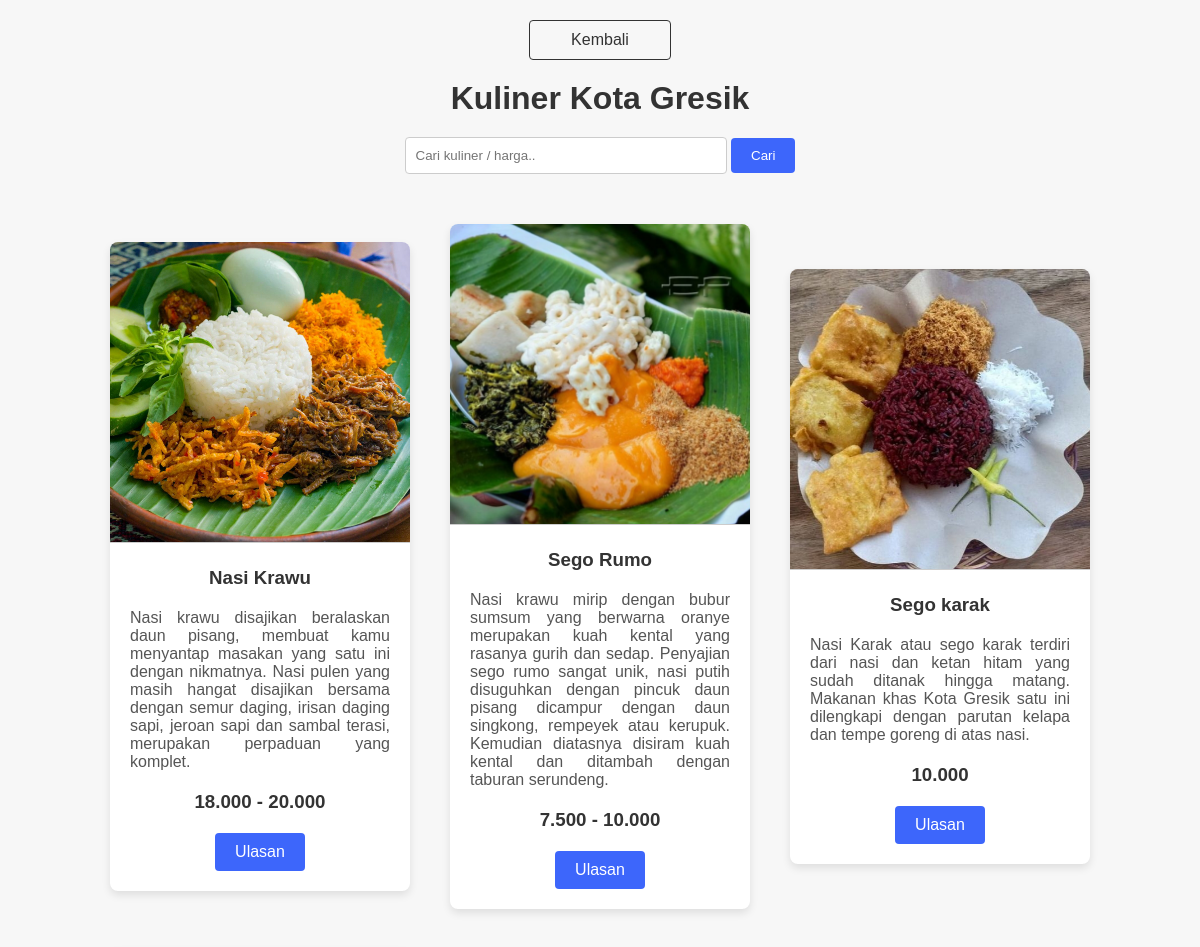
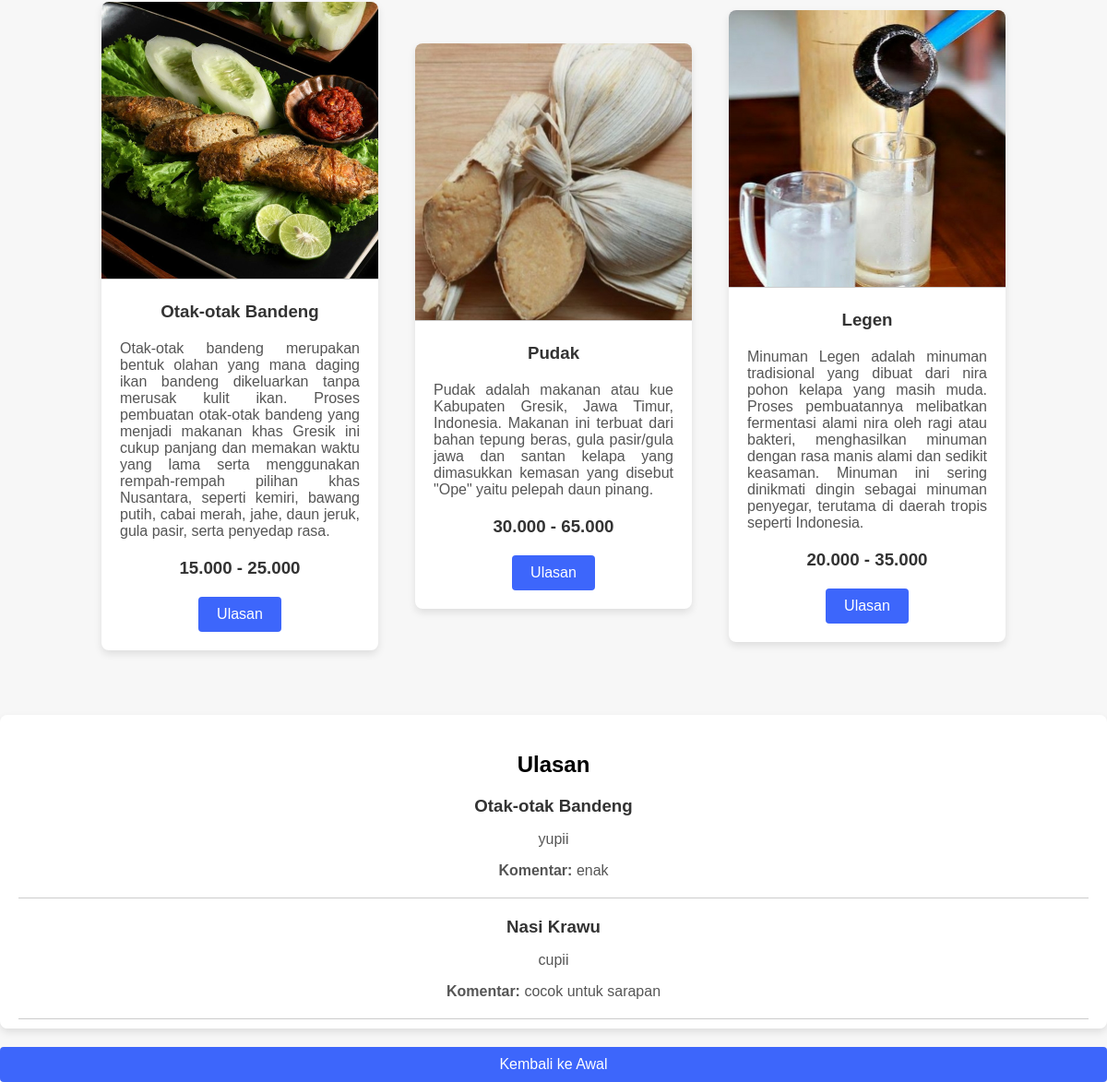
Page /kuliner.php on the committed database (2 pictures, top to bottom).
### tables this page shows
CREATE TABLE `kuliner` (
  `idkuliner` int(11) NOT NULL,
  `nama_kuliner` varchar(100) NOT NULL,
  `deskripsi_kuliner` varchar(1000) NOT NULL,
  `harga` varchar(100) NOT NULL,
  `foto_kuliner` varchar(300) NOT NULL
);

CREATE TABLE `ulasan_kuliner` (
  `idulasan` int(11) NOT NULL,
  `iduser` int(11) DEFAULT NULL,
  `idkulin` int(11) DEFAULT NULL,
  `komentar` varchar(300) DEFAULT NULL
);

CREATE TABLE `user` (
  `id` int(11) NOT NULL,
  `name` varchar(100) DEFAULT NULL,
  `username` varchar(100) DEFAULT NULL,
  `password` varchar(100) DEFAULT NULL,
  `email` varchar(100) DEFAULT NULL,
  `role` varchar(100) DEFAULT NULL
);

### kuliner.php (the view, shortened to what this page needs)
<?php
include 'koneksi.php';
$query_ulasan = "SELECT ulasan_kuliner.idulasan, kuliner.nama_kuliner, user.username, ulasan_kuliner.komentar FROM ulasan_kuliner INNER JOIN kuliner ON ulasan_kuliner.idkulin = kuliner.idkuliner INNER JOIN user ON ulasan_kuliner.iduser = user.id";
$result_ulasan = mysqli_query($mysqli, $query_ulasan);
?>
<!DOCTYPE html>
<html>
    <head>
    </head>
    <body>
        <a href="halamanuser.php" class="back-button">Kembali</a>
        <h1>Kuliner Kota Gresik</h1>
         <div class="search-container">
        <form action="" method="POST">
            <input type="text" placeholder="Cari kuliner / harga.." name="keyword">
            <button type="submit" name="cari">Cari</button>
        </form>
        <div class="row">
        <?php
        include 'koneksi.php';
        if(isset($_POST['cari'])) {
            $keyword = $_POST['keyword'];
            $query = "SELECT * FROM kuliner WHERE nama_kuliner LIKE '%$keyword%' OR harga LIKE '%$keyword%'";
            $result = mysqli_query($mysqli, $query) or die(mysqli_error($mysqli));
        } else {
            $result = mysqli_query($mysqli, "SELECT * FROM kuliner") or die (mysqli_error($mysqli));
        }
        while($data = mysqli_fetch_array($result)){
            ?>
                    <div class="box">
                        <img src="<?php echo $data['foto_kuliner'] ?>">
                        <h3><?php echo $data['nama_kuliner']; ?></h3>
                        <p><?php echo $data['deskripsi_kuliner']; ?></p>
                        <h3><?php echo $data['harga']; ?></h3>
                        <div class="button">
                        <a href="formulasan.php?id=<?php echo $data['idkuliner']; ?>" class="butn">Ulasan</a>
                     </div>
                    </div>
                <?php } ?>
        </div>
        <div class="ulasan-container">
        <h2>Ulasan</h2>
        <?php
        while ($row_ulasan = mysqli_fetch_assoc($result_ulasan)) {
            ?>
            <div class="ulasan">
                <h3><?php echo $row_ulasan['nama_kuliner']; ?></h3>
                <p><?php echo $row_ulasan['username']; ?></p>
                <p><strong>Komentar:</strong> <?php echo $row_ulasan['komentar']; ?></p>
            </div>
            <?php
        }
        ?>
    </div>
    </div>
    <div style="text-align: center; margin-top: 20px;">
        <a href="kuliner.php" class="btn">Kembali ke Awal</a>
    </div>
    </body>
</html>

### kuliner.php (style rules this page uses)
body { font-family: Arial, sans-serif; margin: 0; padding: 0; background-color: #f7f7f7; }
.back-button { display: block; width: 100px; margin: 20px auto; padding: 10px 20px; text-align: center; text-decoration: none; color: #333; border: 1px solid #333; border-radius: 4px; transition: 0.3s, color 0.3s; }
h1 { text-align: center; margin: 20px 0; color: #333; }
.search-container { text-align: center; margin-bottom: 20px; }
.search-container input[type=text] { padding: 10px; width: 300px; border-radius: 4px; border: 1px solid #ccc; }
.search-container button { padding: 10px 20px; background-color: #3d66fb; color: white; border: none; border-radius: 4px; cursor: pointer; transition: 0.3s; }
.row { display: flex; justify-content: center; align-items: center; flex-wrap: wrap; margin-top: 30px; }
.box { width: 300px; margin: 20px; border-radius: 8px; overflow: hidden; box-shadow: 0 4px 8px rgba(0, 0, 0, 0.1); background-color: #fff; transition: 0.3s ease-in-out; }
.box img { width: 100%; height: auto; border-bottom: 1px solid #ccc; }
.box h3 { text-align: center; margin: 20px 0; color: #333; }
.box p { padding: 0 20px; text-align: justify; color: #555; margin-bottom: 20px; }
.box .button { display: flex; justify-content: center; margin: 20px 0; }
.butn { display: inline-block; text-align: center; background-color: #3d66fb; color: white; padding: 10px 20px; border: none; border-radius: 4px; text-decoration: none; transition: 0.3s; }
.btn { display: block; text-align: center; background-color: #3d66fb; color: white; padding: 10px 0; border: none; border-radius: 4px; text-decoration: none; transition: 0.3s; }
.ulasan-container { margin-top: 50px; padding: 20px; background-color: #fff; border-radius: 8px; box-shadow: 0 4px 8px rgba(0, 0, 0, 0.1); max-height: 300px; overflow-y: auto; }
.ulasan { border-bottom: 1px solid #ccc; margin-bottom: 20px; padding-bottom: 20px; }
.ulasan h3 { color: #333; margin-bottom: 10px; }
.ulasan p { color: #555; margin-bottom: 0; }

### rows in the picture
kuliner: foto_kuliner (picture), nama_kuliner "Nasi Krawu", deskripsi_kuliner "Nasi krawu disajikan beralaskan daun pisang, membuat kamu menyantap masakan yang satu ini dengan nikmatnya. Nasi pulen yang masih hangat disajikan bersama dengan semur daging, irisan daging sapi, jeroan sapi dan sambal terasi, merupakan perpaduan yang komplet.", harga "18.000 - 20.000"
kuliner: foto_kuliner (picture), nama_kuliner "Sego Rumo", deskripsi_kuliner "Nasi krawu mirip dengan bubur sumsum yang berwarna oranye merupakan kuah kental yang rasanya gurih dan sedap. Penyajian sego rumo sangat unik, nasi putih disuguhkan dengan pincuk daun pisang dicampur dengan daun singkong, rempeyek atau kerupuk. Kemudian diatasnya disiram kuah kental dan ditambah dengan taburan serundeng.", harga "7.500 - 10.000"
kuliner: foto_kuliner (picture), nama_kuliner "Sego karak", deskripsi_kuliner "Nasi Karak atau sego karak terdiri dari nasi dan ketan hitam yang sudah ditanak hingga matang. Makanan khas Kota Gresik satu ini dilengkapi dengan parutan kelapa dan tempe goreng di atas nasi.", harga "10.000"
kuliner: foto_kuliner (picture), nama_kuliner "Otak-otak Bandeng", deskripsi_kuliner "Otak-otak bandeng merupakan bentuk olahan yang mana daging ikan bandeng dikeluarkan tanpa merusak kulit ikan. Proses pembuatan otak-otak bandeng yang menjadi makanan khas Gresik ini cukup panjang dan memakan waktu yang lama serta menggunakan rempah-rempah pilihan khas Nusantara, seperti kemiri, bawang putih, cabai merah, jahe, daun jeruk, gula pasir, serta penyedap rasa.", harga "15.000 - 25.000"
kuliner: foto_kuliner (picture), nama_kuliner "Pudak", deskripsi_kuliner "Pudak adalah makanan atau kue Kabupaten Gresik, Jawa Timur, Indonesia. Makanan ini terbuat dari bahan tepung beras, gula pasir/gula jawa dan santan kelapa yang dimasukkan kemasan yang disebut \"Ope\" yaitu pelepah daun pinang.", harga "30.000 - 65.000"
kuliner: foto_kuliner (picture), nama_kuliner "Legen", deskripsi_kuliner "Minuman Legen adalah minuman tradisional yang dibuat dari nira pohon kelapa yang masih muda. Proses pembuatannya melibatkan fermentasi alami nira oleh ragi atau bakteri, menghasilkan minuman dengan rasa manis alami dan sedikit keasaman. Minuman ini sering dinikmati dingin sebagai minuman penyegar, terutama di daerah tropis seperti Indonesia.", harga "20.000 - 35.000"
ulasan_kuliner: idkulin.nama_kuliner "Otak-otak Bandeng", iduser.username "yupii", komentar "enak"
ulasan_kuliner: idkulin.nama_kuliner "Nasi Krawu", iduser.username "cupii", komentar "cocok untuk sarapan"
